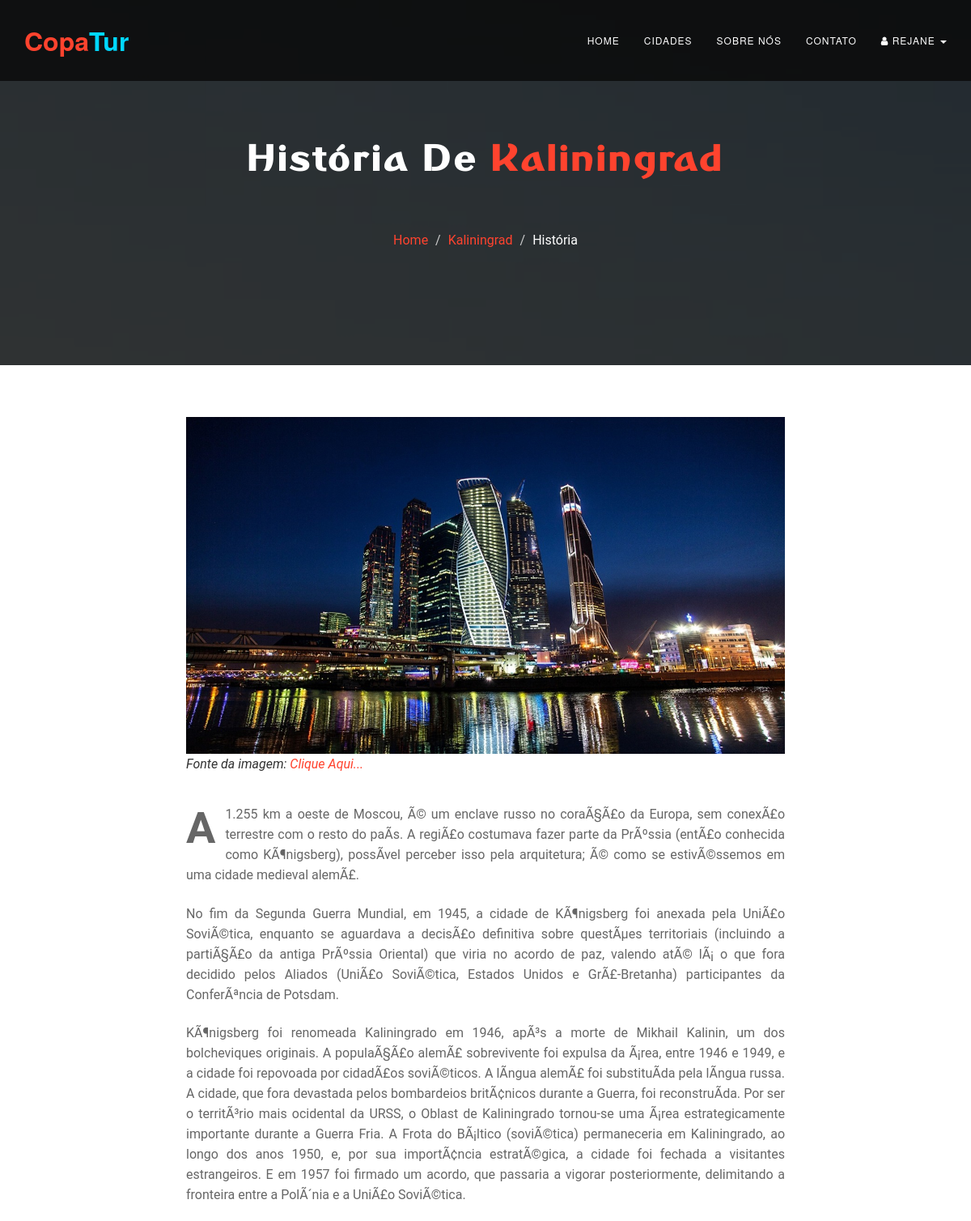
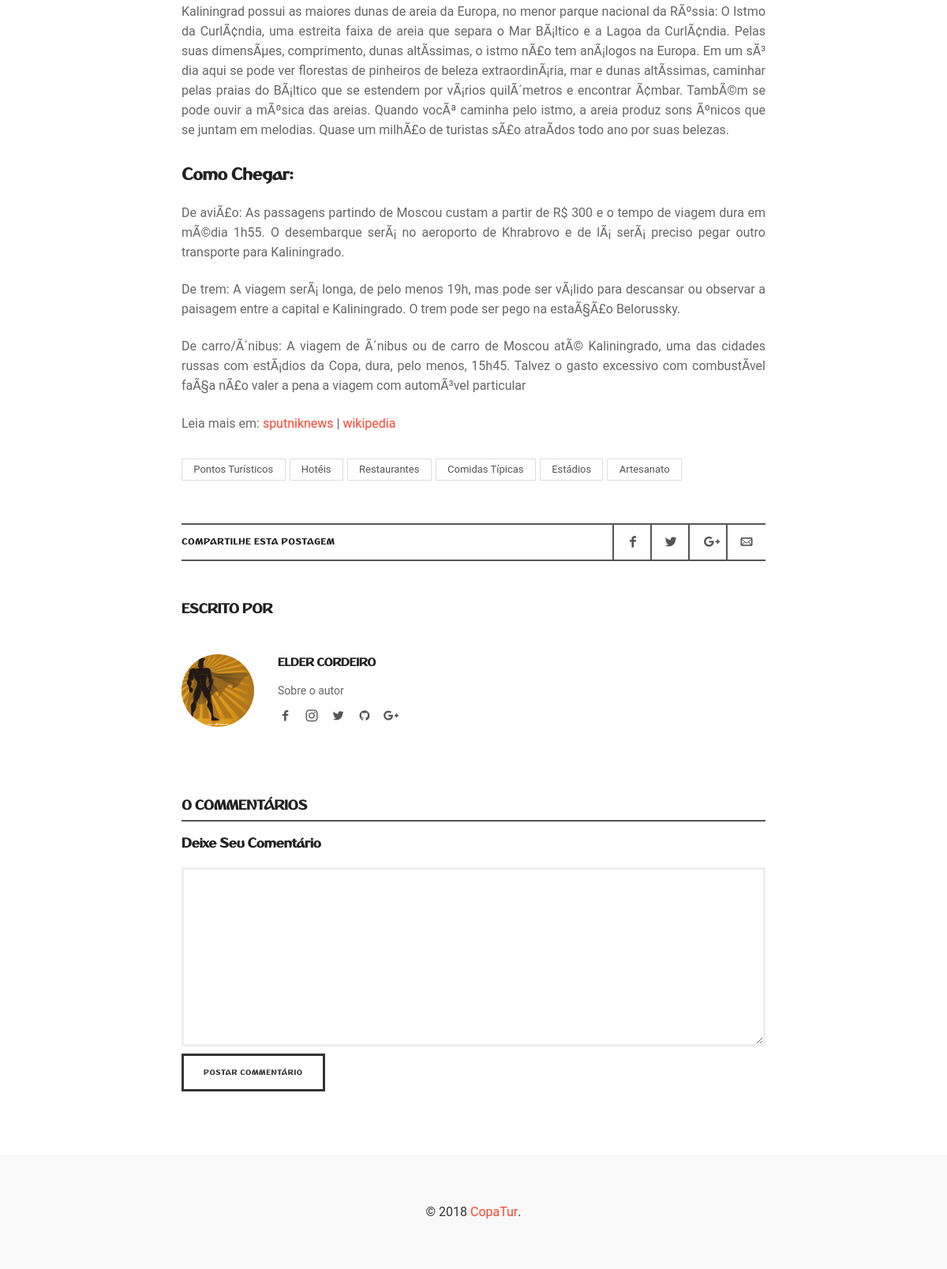
The page /_visao/historia.php?cidade=kaliningrad (signed in) on the database its author committed (2 pictures, top to bottom).
### tables this page shows
CREATE TABLE `tb_postagens` (
  `id` int(11) NOT NULL,
  `titulo` varchar(255) NOT NULL,
  `imagem` varchar(255) NOT NULL,
  `fonte_imagem` varchar(100) NOT NULL,
  `descricao` longtext NOT NULL,
  `cidade` varchar(50) NOT NULL,
  `categoria` varchar(50) NOT NULL,
  `exibir` varchar(5) NOT NULL,
  `autor` varchar(50) NOT NULL,
  `data` varchar(12) NOT NULL
);

### _controle/post.php (called while the page is built, shortened)
<?php
  include_once("conecta.php");
 	if(isset($_GET['cidade'])){
		$cidade = $_GET['cidade'];
	}
	$sql = "SELECT * from tb_postagens WHERE categoria='historia' AND cidade=:cidade LIMIT 1";
	try{
		$resultado = $conexao->prepare($sql);
		$resultado->bindParam(':cidade', $cidade, PDO::PARAM_STR);
		$resultado->execute();
		$contar = $resultado->rowCount();
		if($contar > 0 ){
			while($exibe = $resultado->fetch(PDO::FETCH_OBJ)){
		          $descricao = $exibe->descricao;
		          $cidade = $exibe->cidade;
		          $fonte  = $exibe->fonte_imagem;
		          $autor = $exibe->autor;
		    }
		}else{
			header("Location: ../_visao/index.php");
		}
	}catch(PDOException $erro){ echo $erro;}
?>

### _visao/historia.php (the view, shortened to what this page needs)
<?php
	include("../_controle/conecta.php");
?>
<!DOCTYPE html>
 <html lang="en" class="no-js">
    <head>
		<link rel="stylesheet" href="../_complementos/css/font-awesome.min.css" />
		<link rel="stylesheet" href="../_complementos/lib/fontello/css/fontello.css" />
		<link rel="stylesheet" href="../_complementos/css/animate.css" />
		<link rel="stylesheet" href="../_complementos/css/hover-min.css">
		<link rel="stylesheet"  href="../_complementos/css/datepicker.css" >
        <link rel="stylesheet" href="../_complementos/css/jquery-ui.min.css" />
		<link rel="stylesheet" href="../_complementos/css/bootstrap.min.css" />
		<link rel="stylesheet" href="../_complementos/css/bootsnav.css"/>
		<link rel="stylesheet" type="text/css" href="../_complementos/css/light-red.css">
		<link rel="stylesheet" href="../_complementos/css/style.css" />
		<link rel="stylesheet" href="../_complementos/css/main.css" />
		<link rel="stylesheet" href="../_complementos/css/992.css" />
		<link rel="stylesheet" href="../_complementos/css/768.css" />
		<link rel="stylesheet" href="../_complementos/css/responsive.css" />
    </head>
    <body id="body"  onload="load()">
        <nav class="navbar navbar-default navbar-fixed-top">
	        <div class="container">
	            <div class="navbar-header page-scroll">
	                <div class="logo"><a class="navbar-brand page-scroll" href="#page-top" href="index.html">copa<span>Tur</span>
									</a>
								</div>
	            </div>
	            <div class="collapse navbar-collapse" id="bs-example-navbar-collapse-1">
	                <ul class="nav navbar-nav navbar-right">
	                    <li>
	                        <a class="page-scroll" href="index.php#home">Home</a>
	                    </li>
	                    <li>
	                        <a class="page-scroll" href="index.php#gallery">Cidades</a>
	                    </li>
	                    <li>
	                        <a class="page-scroll" href="index.php#about">Sobre Nós</a>
	                    </li>
	                    <li>
	                        <a class="page-scroll" href="index.php#contact">Contato</a>
	                    </li>
	                     <?php if(isset($_SESSION['email']) && (isset($_SESSION['senha']))){ ?>
                        <li class="dropdown nav-item">
		                    <a href="#" class=" dropdown-toggle" data-toggle="dropdown" data-aria-haspopup="true" data-aria-expanded="false"><i class="fa fa-user"></i> <?php echo $_SESSION['nome']; ?> <b class="caret"></b></a>
		                </li>
		                <?php } else { ?>
		                <li><a href="home.php?link=2" class="external">Entrar</a></li>
		                <?php } ?>
	                </ul>
	            </div>
	        </div>
	    </nav>
		<div class="banner" id="home">
            <div class="overlay">
                <div class="container">
                    <div class="intro-text">
                    	<?php
                    		include("../_controle/post.php");
                            if($contar > 0 ){
                        ?>
                        <h1>História de <span><?php echo ($cidade)?></span></h1>
                       	<ol class="breadcrumb">
						  <li><a href="index.php">Home</a></li>
						  <li><a href="<?php
								switch ($cidade) {
								    case 'Kaliningrad':
								        echo 'kaliningrad.php';
								        break;
								}
							?>"><?php echo ($cidade)?></a></li>
						  <li class="active">História</li>
						</ol>
                    </div>
                </div>
            </div>
        </div>
 <div id="page" class="hfeed site">
        <div id="main" class="site-main">
        	<div id="primary" class="content-area">
                <div id="content" class="site-content" role="main">
                    <div class="layout-fixed">
                            <article class="hentry type-post">
                                <div class="featured-image">
                                    <img src="../_complementos/images/cidades/moscow/historia.jpeg" alt="blog-image">
                                    <cite>Fonte da imagem: <a href="http://<?php echo $fonte;?>" title="test link">Clique Aqui...</a></cite>
                                </div>
                                <div class="entry-content">
                                    <?php echo ($descricao)?>
                                     <div class="post-tags tagcloud">
                                        <a href="pontos_turisticos.php?cidade=<?php echo ($cidade)?>" rel="tag">Pontos Turísticos</a>
                                        <a href="hoteis.php?cidade=<?php echo ($cidade)?>" rel="tag">Hotéis</a>
                                        <a href="restaurantes.php?cidade=<?php echo ($cidade)?>" rel="tag">Restaurantes</a>
                                        <a href="comidas.php?cidade=<?php echo ($cidade)?>" rel="tag">Comidas Típicas</a>
                                        <a href="estadio.php?cidade=<?php echo ($cidade)?>" rel="tag">Estádios</a>
                                        <a href="artesanato.php?cidade=<?php echo ($cidade)?>" rel="tag">Artesanato</a>
                                     </div>
                                     <div class="share-links">
                                        <h3>COMPARTILHE ESTA POSTAGEM</h3>
                                        <div class="share-links-wrap">
                                            <a rel="nofollow" target="_blank" href="mailto:?subject=Eu quero que veja essa postagem&amp;body=Olha esta postagem : História de Moscow - http://copatur-com-br.umbler.net/_visao/historia.php?cidade=<?php echo ($cidade)?>" title="Mande esta postagem por e-mail"><i class="pw-icon-mail"></i></a>
                                            <a rel="nofollow" target="_blank" href="https://plus.google.com/share?url=http://copatur-com-br.umbler.net/_visao/historia.php?cidade=<?php echo ($cidade)?>" title="Compartilhe esta postagem no Google+"><i class="pw-icon-gplus"></i></a>
                                            <a rel="nofollow" target="_blank" href="http://twitter.com/home?status=http://copatur-com-br.umbler.net/_visao/historia.php?cidade=<?php echo ($cidade)?>" title="Compartilhe esta postagem no Twitter"><i class="pw-icon-twitter"></i></a>
                                            <a rel="nofollow" target="_blank" href="http://www.facebook.com/sharer.php?u=http://copatur-com-br.umbler.net/_visao/historia.php?cidade=<?php echo ($cidade)?>" title="Compartilhe esta postagem no Facebook"><i class="pw-icon-facebook"></i></a>
                                        </div>
                                     </div>
                                    <aside class="about-author">
                                        <h3 class="section-title">ESCRITO POR</h3>
                                        <div class="author-bio">
                                            <div class="author-img">
                                                <a href="#"><img alt="Johnny Doe" src="../_complementos/images/team/02.jpg" class="avatar"></a>
                                            </div>
                                            <div class="author-info">
                                                <h4 class="author-name"><?php echo ($autor)?></h4>
                                                <p>Sobre o autor</p>
                                                <ul class="social">
                                                    <li><a class="facebook" href="#"></a></li>
                                                    <li><a class="instagram" href="#"></a></li>
                                                    <li><a class="twitter" href="#"></a></li>
                                                    <li><a class="github" href="#"></a></li>
                                                    <li><a class="google-plus" href="#"></a></li>
                                                </ul>
                                            </div>
                                        </div>
                                    </aside>
                              <?php } ?>
                                </div>
                            </article>
                            <div id="comments" class="comments-area">
                              <h3 class="comments-title">0 Commentários</h3>
                              <div id="respond">
                                <h3 id="reply-title">Deixe seu comentário <small><a rel="nofollow" id="cancel-comment-reply-link" href="#" style="display:none;">Cancela resposta</a></small></h3>
                                <form action="#" method="post" id="commentform">
                                  <p class="comment-form-comment">
                                    <textarea id="comment" name="comment" rows="8" aria-required="true"></textarea>
                                  </p>
                                  <p class="form-submit">
                                    <input type="submit" name="submit" id="submit" class="button primary" value="Postar Commentário">
                                  </p>
                                </form>
                              </div>
                            </div>
               		</div>
                </div>
            </div>
        </div>
	</div>
		<footer  class="footer-copyright">
			<div class="container">
				<div class="foot-icons ">
		        	&copy; 2018 <a href="#">CopaTur</a>.
		        </div>
			</div>
		</footer>
    </body>
</html>

### _complementos/css/bootsnav.css (style rules this page uses)
body { -webkit-transition: all 0.3s ease-in-out; -moz-transition: all 0.3s ease-in-out; -o-transition: all 0.3s ease-in-out; -ms-transition: all 0.3s ease-in-out; transition: all 0.3s ease-in-out; }

### _complementos/css/light-red.css (style rules this page uses)
a { color: #FF432E; }
.navbar-default .navbar-brand { color: #FF432E; }

### _complementos/css/style.css (style rules this page uses)
* { padding: 0; margin: 0; }
* { -webkit-box-sizing:border-box; -moz-box-sizing:border-box; -o-box-sizing:border-box; -ms-box-sizing:border-box; box-sizing:border-box; }
body { position: relative; font-size:14px; color: ; background-color: #f1ece3; font-family: 'whitney', sans-serif; max-width:1920px; margin:0 auto; overflow-x:hidden; }
a,a:hover,a:active,a:focus { display:inline-block; text-decoration:none; }
h1,h2,h3,h4,h5,h6 { margin: 0; color:#222222; text-transform: capitalize; }
p { margin: 0; color:#666666; font-size:14px; }
img { border:none;max-width:100%; height:auto; }
ul { padding: 0; margin: 0; list-style: none; }
ul li { list-style: none; }
select,input,textarea,button { box-shadow:none;outline:0!important; }
html,body { height: 100%; z-index: 2; }
.logo a, .logo a:hover, .logo a:focus { color: #fff; font-size:25px; font-family: 'dusha', sans-serif; text-transform: capitalize; font-weight: 600; }
.logo a span { color: #00d8ff; text-transform: capitalize; }
.navbar-default { border-color: transparent; background-color: #222; }
.navbar-default .navbar-brand { font-family: "Kaushan Script","Helvetica Neue",Helvetica,Arial,cursive; }
.navbar-default .navbar-collapse { border-color: rgba(255,255,255,.02); }
.navbar-default .nav li a { text-transform: uppercase; font-family: Montserrat,"Helvetica Neue",Helvetica,Arial,sans-serif; font-weight: 400; letter-spacing: 1px; color: #fff; font-size: 12px; }
@media (min-width:768px) { .navbar-default { padding: 25px 0; border: 0; background-color: #080808c7; -webkit-transition: padding .3s; -moz-transition: padding .3s; -o-transition: padding .3s; transition: padding .3s; } }
@media (min-width:768px) { .navbar-default .navbar-brand { font-size: 2em; -webkit-transition: all .3s; -moz-transition: all .3s; -o-transition: all .3s; transition: all .3s; } }
.banner { text-align: center; color: #fff; background: url(../images/home/09.jpg) no-repeat; background-attachment: fixed; background-position: center center; -webkit-background-size: cover; -moz-background-size: cover; -o-background-size: cover; background-size: cover; }
.banner .overlay { background: rgba(0, 0, 0, 0.8); width: 100%; max-height: 600px; }
.intro-text { position: relative; padding: 15% 0 10% 0; }
.banner .intro-text h1 { color: #fff; font-size: 50px; font-weight: 700; line-height: 50px; letter-spacing: 5px; margin-bottom: 55px; -webkit-animation: bounceIn; -moz-animation: rubberBand; -o-animation: bounceIn; animation: bounceIn; -webkit-animation-duration: 2s; -moz-animation-duration: 2s; -o-animation-duration: 2s; animation-duration: 2s; font-family: 'dusha', sans-serif; }
.banner .intro-text h1 span { color: #ff432e; }
.footer-copyright { background:#f9f9f9; padding: 0 0 60px; }
.foot-icons { text-align: center; margin-top:60px; }
.breadcrumb { background-color: transparent; }
.breadcrumb>.active { color: #fff; }

### rows shown on the page
tb_postagens: cidade "Kaliningrad", descricao "A 1.255 km a oeste de Moscou, Ã© um enclave russo no coraÃ§Ã£o da Europa, sem conexÃ£o terrestre com o resto do paÃ­s. A regiÃ£o costumava fazer parte da PrÃºssia (entÃ£o conhecida como KÃ¶nigsberg), possÃ­vel perceber isso pela arquitetura; Ã© como se estivÃ©ssemos em uma cidade medieval alemÃ£. No fim da Segunda Guerra Mundial, em 1945, a cidade de KÃ¶nigsberg foi anexada pela UniÃ£o SoviÃ©tica, enquanto se aguardava a decisÃ£o definitiva sobre questÃµes territoriais (incluindo a partiÃ§Ã£o da antiga PrÃºssia Oriental) que viria no acordo de paz, valendo atÃ© lÃ¡ o que fora decidido pelos Aliados (UniÃ£o SoviÃ©tica, Estados Unidos e GrÃ£-Bretanha) participantes da ConferÃªncia de Potsdam.…", autor "ELDER CORDEIRO"

### other values the page prints
$_SESSION['nome'] "REJANE"
